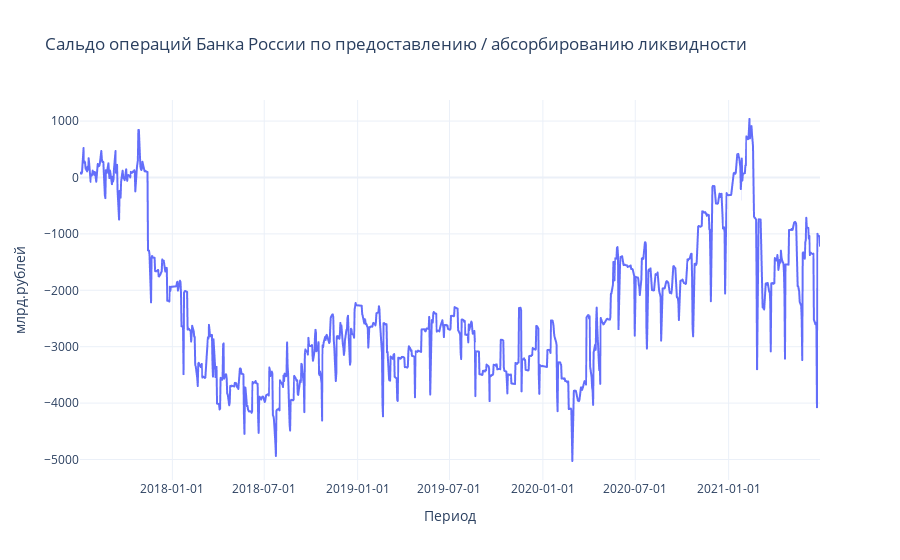

Here is the notebook cell this chart was saved with:
### Markdown cell above
### 3.1.1. Постройте графики, визуализирующие каждый временной ряд. Охарактеризуйте временные ряды, присутствуют ли в них тренд, сезонность или цикл?

### Code cell
fig = px.line(
    df_result_VR2, 
    x=df_result_VR2.index, 
    y=df_result_VR2['VR2'], 
    labels={'Date': 'Период', 'VR2': 'млн.рублей'}, 
    title='Сальдо операций Банка России по предоставлению / абсорбированию ликвидности'
)

fig.update_layout(
    xaxis=dict(title='Период', tickformat='%Y-%m-%d'),
    yaxis=dict(title='млрд.рублей'),
    template='plotly_white'
)

fig.show()

### Figure 1 — Plotly figure (JSON) as saved in the notebook; plotly's stock layout.template omitted (floating-point values rounded to 4 significant figures; data arrays with more than 128 entries replaced by an {"elided": "..."} marker saying what was removed)
{"data": [{"hovertemplate": "Период=%{x}<br>млн.рублей=%{y}<extra></extra>", "legendgroup": "", "line": {"color": "#636efa", "dash": "solid"}, "marker": {"symbol": "circle"}, "mode": "lines", "name": "", "showlegend": false, "type": "scattergl", "x": {"elided": "1459 str values"}, "xaxis": "x", "y": {"elided": "1459 float values"}, "yaxis": "y"}], "layout": {"legend": {"tracegroupgap": 0}, "title": {"text": "Сальдо операций Банка России по предоставлению / абсорбированию ликвидности"}, "xaxis": {"anchor": "y", "domain": [0, 1], "tickformat": "%Y-%m-%d", "title": {"text": "Период"}}, "yaxis": {"anchor": "x", "domain": [0, 1], "title": {"text": "млрд.рублей"}}}}
